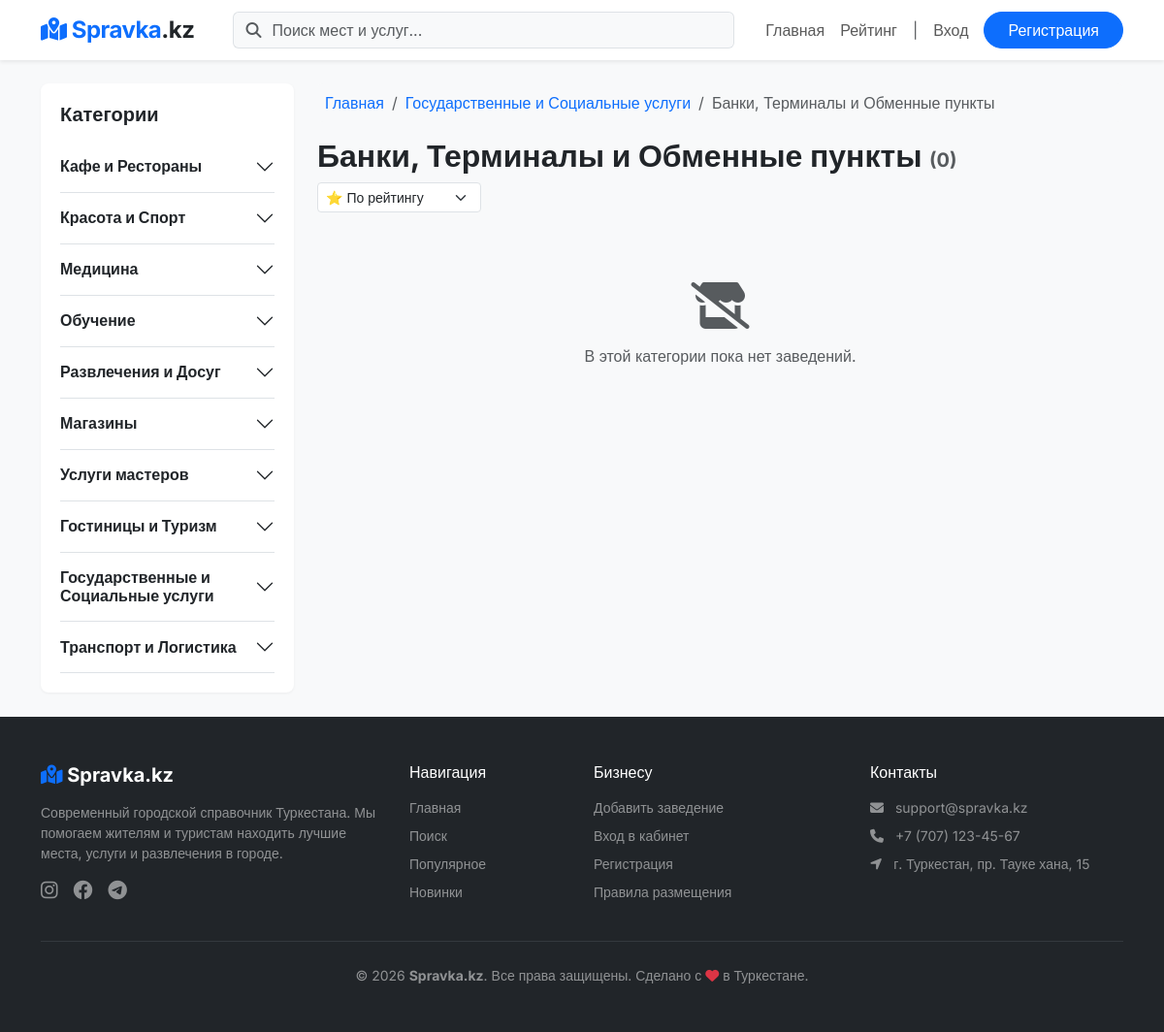
/category.php?slug=banks-terminals, run on the app's committed database.
### tables this page shows
CREATE TABLE `categories` (
  `cat_id` int(11) UNSIGNED NOT NULL,
  `cat_name` varchar(255) NOT NULL,
  `cat_slug` varchar(255) NOT NULL,
  `cat_parent_id` int(11) UNSIGNED DEFAULT NULL
);

### back/functions.php (called while the page is built, shortened)
<?php
function h($str) {
    return htmlspecialchars($str, ENT_QUOTES, 'UTF-8');
}
?>

### category.php (the view, shortened to what this page needs)
<?php
require_once 'templates/header.php';
require_once 'templates/sidebar.php';
$slug = $_GET['slug'] ?? '';
$sort = $_GET['sort'] ?? 'rating';
$page = isset($_GET['page']) ? (int)$_GET['page'] : 1;
$limit = 9;
$offset = ($page - 1) * $limit;
echo '<div class="col-md-9">';
$stmt = $pdo->prepare("SELECT * FROM categories WHERE cat_slug = ?");
$stmt->execute([$slug]);
$category = $stmt->fetch();
$cat_ids = [$category['cat_id']];
$parent = null;
if ($category['cat_parent_id'] === NULL) {
    $stmtChildren = $pdo->prepare("SELECT * FROM categories WHERE cat_parent_id = ? ORDER BY cat_name");
    $stmtChildren->execute([$category['cat_id']]);
    $subcategories = $stmtChildren->fetchAll();
    foreach ($subcategories as $sub) {
        $cat_ids[] = $sub['cat_id'];
    }
} else {
    $stmtParent = $pdo->prepare("SELECT * FROM categories WHERE cat_id = ?");
    $stmtParent->execute([$category['cat_parent_id']]);
    $parent = $stmtParent->fetch();
}
$placeholders = str_repeat('?,', count($cat_ids) - 1) . '?';
$sql = "SELECT p.* FROM post p
        JOIN s_categories sc ON p.post_id = sc.post_id
        WHERE sc.cat_id IN ($placeholders) AND p.status = 1 ";
$sql .= "GROUP BY p.post_id ";
switch ($sort) {
    default: $sql .= "ORDER BY p.rating_avg DESC, p.rating_count DESC "; break;
}
$sql .= "LIMIT $limit OFFSET $offset";
$stmtPosts = $pdo->prepare($sql);
$stmtPosts->execute($cat_ids);
$posts = $stmtPosts->fetchAll();
$sqlCount = "SELECT COUNT(DISTINCT p.post_id) FROM post p
             JOIN s_categories sc ON p.post_id = sc.post_id
             WHERE sc.cat_id IN ($placeholders) AND p.status = 1";
$stmtCount = $pdo->prepare($sqlCount);
$stmtCount->execute($cat_ids);
$total_posts = $stmtCount->fetchColumn();
?>
<nav aria-label="breadcrumb">
  <ol class="breadcrumb bg-light p-2 rounded">
    <li class="breadcrumb-item"><a href="index.php" class="text-decoration-none">Главная</a></li>
    <?php if ($parent): ?>
        <li class="breadcrumb-item">
            <a href="category.php?slug=<?= h($parent['cat_slug']) ?>" class="text-decoration-none"><?= h($parent['cat_name']) ?></a>
        </li>
    <?php endif; ?>
    <li class="breadcrumb-item active" aria-current="page"><?= h($category['cat_name']) ?></li>
  </ol>
</nav>
<div class="d-flex justify-content-between align-items-center mb-4 flex-wrap gap-2">
    <h2 class="fw-bold mb-0"><?= h($category['cat_name']) ?> <span class="text-muted fs-5">(<?= $total_posts ?>)</span></h2>
    <form method="GET" class="d-flex align-items-center">
        <select name="sort" class="form-select form-select-sm" onchange="this.form.submit()" style="width: auto; min-width: 150px;">
            <option value="rating" <?= $sort == 'rating' ? 'selected' : '' ?>>⭐ По рейтингу</option>
        </select>
    </form>
</div>
<div class="row">
    <?php if (empty($posts)): ?>
        <div class="col-12 py-5 text-center text-muted">
            <i class="fa-solid fa-store-slash fa-3x mb-3"></i>
            <p>В этой категории пока нет заведений.</p>
        </div>
    <?php else: ?>
        <?php foreach ($posts as $post): ?>
            <?php include 'templates/card.php'; ?>
        <?php endforeach; ?>
    <?php endif; ?>
</div>
<?php
echo '</div>';
require_once 'templates/footer.php';
?>

### templates/sidebar.php (shortened to what this page needs)
<div class="col-md-3 mb-4">
    <div class="sidebar">
        <h5 class="mb-3 fw-bold">Категории</h5>
        <?php
        $stmt = $pdo->query("SELECT * FROM categories ORDER BY cat_id ASC");
        $allCats = $stmt->fetchAll();
        $tree = [];
        $children = [];
        foreach ($allCats as $cat) {
            if ($cat['cat_parent_id'] === NULL) {
                $tree[$cat['cat_id']] = $cat;
                $tree[$cat['cat_id']]['subs'] = [];
            } else {
                $children[] = $cat;
            }
        }
        foreach ($children as $child) {
            if (isset($tree[$child['cat_parent_id']])) {
                $tree[$child['cat_parent_id']]['subs'][] = $child;
            }
        }
        ?>
        <div class="accordion accordion-flush" id="accordionSidebar">
            <?php foreach($tree as $parent): ?>
                <div class="accordion-item bg-transparent border-0 border-bottom">
                    <h2 class="accordion-header" id="heading-<?= $parent['cat_id'] ?>">
                        <?php if(empty($parent['subs'])): ?>
                            <a href="category.php?slug=<?= h($parent['cat_slug']) ?>" class="accordion-button collapsed shadow-none bg-transparent text-decoration-none text-dark fw-bold px-0 d-block">
                                <?= h($parent['cat_name']) ?>
                            </a>
                        <?php else: ?>
                            <button class="accordion-button collapsed shadow-none bg-transparent px-0 text-dark fw-bold" type="button" data-bs-toggle="collapse" data-bs-target="#collapse-<?= $parent['cat_id'] ?>" aria-expanded="false">
                                <?= h($parent['cat_name']) ?>
                            </button>
                        <?php endif; ?>
                    </h2>
                </div>
            <?php endforeach; ?>
        </div>
    </div>
</div>

### assets/style.css (style rules this page uses)
body { background-color: #f4f7f6; font-family: 'Segoe UI', Tahoma, Geneva, Verdana, sans-serif; }
.sidebar { background: #fff; padding: 20px; border-radius: 8px; box-shadow: 0 1px 3px rgba(0,0,0,0.05); }

### templates/header.php (style rules this page uses)
body { font-family: 'Inter', sans-serif; background-color: #f8f9fa; }

### data on the page
categories: cat_name "Кафе и Рестораны"
categories: cat_name "Красота и Спорт"
categories: cat_name "Медицина"
categories: cat_name "Обучение"
categories: cat_name "Развлечения и Досуг"
categories: cat_name "Магазины"
categories: cat_name "Услуги мастеров"
categories: cat_name "Гостиницы и Туризм"
categories: cat_name "Государственные и Социальные услуги"
categories: cat_name "Транспорт и Логистика"
categories: cat_name "Банки, Терминалы и Обменные пункты"

### other printed values
$total_posts "0"
